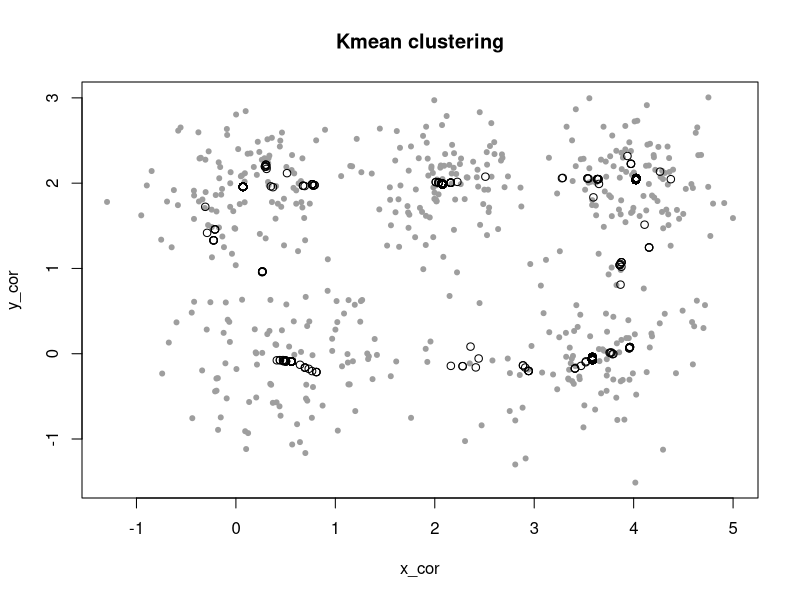

Recreate this plot in R.
require(fields)

Kmean <- function(X,K) {
  rand<-sample(1:nrow(X),K)
  Ctr<-X[rand,]
  #one can combine these two steps into one single step as following.
  # C <- X[sample.int(nrow(X),size = K, replace = FALSE),] 
  cor_new <- rep(0,nrow(X)) 
  cor_old <- rep(-1,nrow(X))
  findmean<-function(i){
    ave<-apply(subset(X,cor_new==i),2,mean)
    ave
  }
  #the following is the update rule. It gets two cor_old and cor_new
  #and update cor_old, and update cor_new with the minimum distances. 
  while(any(cor_new!=cor_old)) {    
    cor_old <- cor_new
    cor_new <- apply(rdist(X,Ctr),1,which.min)
    Ctr <- t(sapply(1:K,findmean))
  }
  return(list(cluster=cor_new, centers=Ctr))
}

X <- as.matrix(read.csv("cluster.csv",header=F)) 
dimnames(X)[[2]]<-NULL

nstart <- 200 
K <- 5
Allcenters <- c()

for(i in 1:nstart) {
  cs <- Kmean(X,K) 
  Allcenters <- rbind(Allcenters,cs$centers) 
}

plot(X,col=8,pch=20,xlab="x_cor",ylab="y_cor",main="Kmean clustering") 
points(Allcenters)
